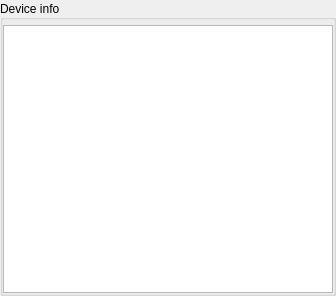
<?xml version="1.0" encoding="UTF-8"?>
<ui version="4.0">
 <class>DeviceInfo</class>
 <widget class="QDialog" name="DeviceInfo">
  <property name="geometry">
   <rect>
    <x>0</x>
    <y>0</y>
    <width>336</width>
    <height>296</height>
   </rect>
  </property>
  <property name="windowTitle">
   <string>Dialog</string>
  </property>
  <layout class="QVBoxLayout" name="verticalLayout">
   <property name="leftMargin">
    <number>0</number>
   </property>
   <property name="topMargin">
    <number>0</number>
   </property>
   <property name="rightMargin">
    <number>0</number>
   </property>
   <property name="bottomMargin">
    <number>0</number>
   </property>
   <item>
    <widget class="QGroupBox" name="groupBox_captureDeviceInfo">
     <property name="enabled">
      <bool>true</bool>
     </property>
     <property name="sizePolicy">
      <sizepolicy hsizetype="Preferred" vsizetype="Expanding">
       <horstretch>0</horstretch>
       <verstretch>0</verstretch>
      </sizepolicy>
     </property>
     <property name="title">
      <string>Device info</string>
     </property>
     <property name="alignment">
      <set>Qt::AlignLeading|Qt::AlignLeft|Qt::AlignVCenter</set>
     </property>
     <property name="flat">
      <bool>false</bool>
     </property>
     <layout class="QVBoxLayout" name="verticalLayout_3" stretch="0">
      <property name="spacing">
       <number>3</number>
      </property>
      <property name="leftMargin">
       <number>0</number>
      </property>
      <property name="topMargin">
       <number>5</number>
      </property>
      <property name="rightMargin">
       <number>0</number>
      </property>
      <property name="bottomMargin">
       <number>0</number>
      </property>
      <item>
       <widget class="PropertyTable" name="tableWidget_captureDeviceFeatures">
        <property name="sizePolicy">
         <sizepolicy hsizetype="Expanding" vsizetype="Minimum">
          <horstretch>0</horstretch>
          <verstretch>0</verstretch>
         </sizepolicy>
        </property>
        <property name="sizeAdjustPolicy">
         <enum>QAbstractScrollArea::AdjustToContents</enum>
        </property>
        <property name="editTriggers">
         <set>QAbstractItemView::NoEditTriggers</set>
        </property>
        <property name="alternatingRowColors">
         <bool>true</bool>
        </property>
        <property name="verticalScrollMode">
         <enum>QAbstractItemView::ScrollPerPixel</enum>
        </property>
        <property name="gridStyle">
         <enum>Qt::NoPen</enum>
        </property>
        <property name="sortingEnabled">
         <bool>true</bool>
        </property>
        <property name="cornerButtonEnabled">
         <bool>false</bool>
        </property>
        <attribute name="horizontalHeaderVisible">
         <bool>false</bool>
        </attribute>
        <attribute name="horizontalHeaderHighlightSections">
         <bool>true</bool>
        </attribute>
        <attribute name="verticalHeaderVisible">
         <bool>false</bool>
        </attribute>
        <attribute name="verticalHeaderMinimumSectionSize">
         <number>28</number>
        </attribute>
        <attribute name="verticalHeaderDefaultSectionSize">
         <number>28</number>
        </attribute>
       </widget>
      </item>
     </layout>
    </widget>
   </item>
  </layout>
 </widget>
 <customwidgets>
  <customwidget>
   <class>PropertyTable</class>
   <extends>QTableWidget</extends>
   <header>QTableWidget_property_table.h</header>
  </customwidget>
 </customwidgets>
 <resources/>
 <connections/>
</ui>
